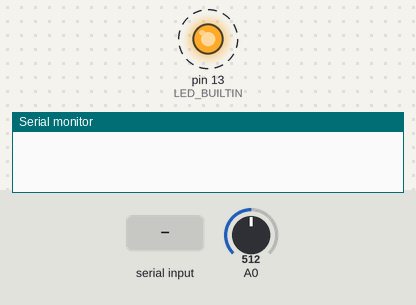
Recording of a sketch running on a simulated Arduino Uno, built with avr-gcc and run on an emulated ATmega328P. Parts: output pins drawn as LEDs (lit = HIGH), the last lines printed to the serial monitor. Dashed ring = blinking. Inputs (shaded band) come from the test bench; at power-on: A0 = 512.

Above: at 1.1 s.
2.1 s: "start\n" received over Serial
At 3.7 s:
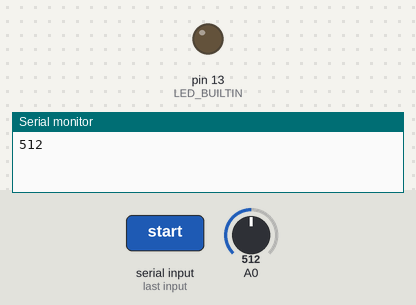
5.1 s: byte 10 ('\n') received over Serial
At 7.4 s:
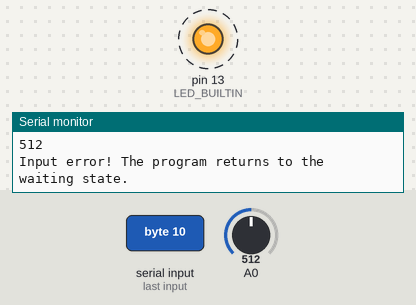
Timing chart, 0 to 14.1 s (numbered marks = the images above; inputs shaded):
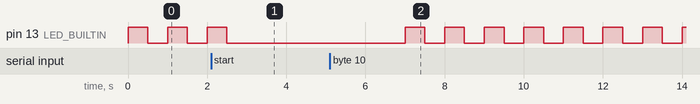

The sketch:

SerialEvent_start_stop.ino.ino
```cpp
String inputString = "";
String operation = "stop";
int voltage = 0;

void setup()
{
  pinMode(LED_BUILTIN, OUTPUT);
  Serial.begin(9600);
}

void loop()
{
  if (operation == "start")
  {
    voltage = analogRead(A0);
    Serial.println(voltage);
    delay(1000);
  }
  else if (operation == "stop")
  {
    digitalWrite(LED_BUILTIN, HIGH);
    delay(500);
    digitalWrite(LED_BUILTIN, LOW);
    delay(500);
  }
  else
  {
    Serial.println("Input error! The program returns to the waiting state.");
    operation = "stop";
    delay(1000);
  }
}

void serialEvent()
{
  while (Serial.available())
  {
    char inChar = (char)Serial.read();
    if (inChar == '\n')
    {
      operation = inputString;
      inputString = "";
    }
    else
    {
      inputString += inChar;
    }
  }
}
```

Measured:
- after the input at 2.1 s, pin 13 (LED_BUILTIN): goes on until 2.5 s, then stays LOW
- after the input at 5.1 s, pin 13 (LED_BUILTIN): alternates HIGH for 0.50 s and LOW for 0.50 s, starting after 1.9 s
- by itself, pin 13 (LED_BUILTIN): alternates HIGH for 0.50 s and LOW for 0.50 s
